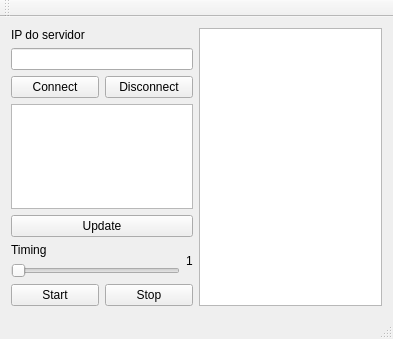
<?xml version="1.0" encoding="UTF-8"?>
<ui version="4.0">
 <class>MainWindow</class>
 <widget class="QMainWindow" name="MainWindow">
  <property name="geometry">
   <rect>
    <x>0</x>
    <y>0</y>
    <width>393</width>
    <height>339</height>
   </rect>
  </property>
  <property name="windowTitle">
   <string>MainWindow</string>
  </property>
  <widget class="QWidget" name="centralWidget">
   <layout class="QVBoxLayout" name="verticalLayout_13">
    <item>
     <layout class="QHBoxLayout" name="horizontalLayout_10">
      <item>
       <layout class="QVBoxLayout" name="verticalLayout_4">
        <item>
         <layout class="QVBoxLayout" name="verticalLayout">
          <item>
           <widget class="QLabel" name="label">
            <property name="text">
             <string>IP do servidor</string>
            </property>
           </widget>
          </item>
          <item>
           <widget class="QLineEdit" name="ip"/>
          </item>
         </layout>
        </item>
        <item>
         <layout class="QHBoxLayout" name="horizontalLayout">
          <item>
           <widget class="QPushButton" name="pushButton_Connect">
            <property name="text">
             <string>Connect</string>
            </property>
           </widget>
          </item>
          <item>
           <widget class="QPushButton" name="pushButton_Disconnect">
            <property name="text">
             <string>Disconnect</string>
            </property>
           </widget>
          </item>
         </layout>
        </item>
        <item>
         <layout class="QVBoxLayout" name="verticalLayout_2">
          <item>
           <widget class="QListWidget" name="listWidget"/>
          </item>
          <item>
           <widget class="QPushButton" name="pushButton_Update">
            <property name="text">
             <string>Update</string>
            </property>
           </widget>
          </item>
         </layout>
        </item>
        <item>
         <layout class="QHBoxLayout" name="horizontalLayout_3">
          <item>
           <layout class="QVBoxLayout" name="verticalLayout_3">
            <item>
             <widget class="QLabel" name="label_2">
              <property name="text">
               <string>Timing</string>
              </property>
             </widget>
            </item>
            <item>
             <widget class="QSlider" name="horizontalSlider">
              <property name="orientation">
               <enum>Qt::Horizontal</enum>
              </property>
             </widget>
            </item>
           </layout>
          </item>
          <item>
           <widget class="QLabel" name="label_3">
            <property name="text">
             <string>1</string>
            </property>
           </widget>
          </item>
         </layout>
        </item>
        <item>
         <layout class="QHBoxLayout" name="horizontalLayout_2">
          <item>
           <widget class="QPushButton" name="pushButton_Start">
            <property name="text">
             <string>Start</string>
            </property>
           </widget>
          </item>
          <item>
           <widget class="QPushButton" name="pushButton_Stop">
            <property name="text">
             <string>Stop</string>
            </property>
           </widget>
          </item>
         </layout>
        </item>
       </layout>
      </item>
      <item>
       <widget class="QGraphicsView" name="graphicsView"/>
      </item>
     </layout>
    </item>
   </layout>
  </widget>
  <widget class="QMenuBar" name="menuBar">
   <property name="geometry">
    <rect>
     <x>0</x>
     <y>0</y>
     <width>393</width>
     <height>21</height>
    </rect>
   </property>
  </widget>
  <widget class="QToolBar" name="mainToolBar">
   <attribute name="toolBarArea">
    <enum>TopToolBarArea</enum>
   </attribute>
   <attribute name="toolBarBreak">
    <bool>false</bool>
   </attribute>
  </widget>
  <widget class="QStatusBar" name="statusBar"/>
 </widget>
 <layoutdefault spacing="6" margin="11"/>
 <resources/>
 <connections>
  <connection>
   <sender>horizontalSlider</sender>
   <signal>valueChanged(int)</signal>
   <receiver>label_3</receiver>
   <slot>setNum(int)</slot>
   <hints>
    <hint type="sourcelabel">
     <x>127</x>
     <y>236</y>
    </hint>
    <hint type="destinationlabel">
     <x>153</x>
     <y>233</y>
    </hint>
   </hints>
  </connection>
 </connections>
</ui>
